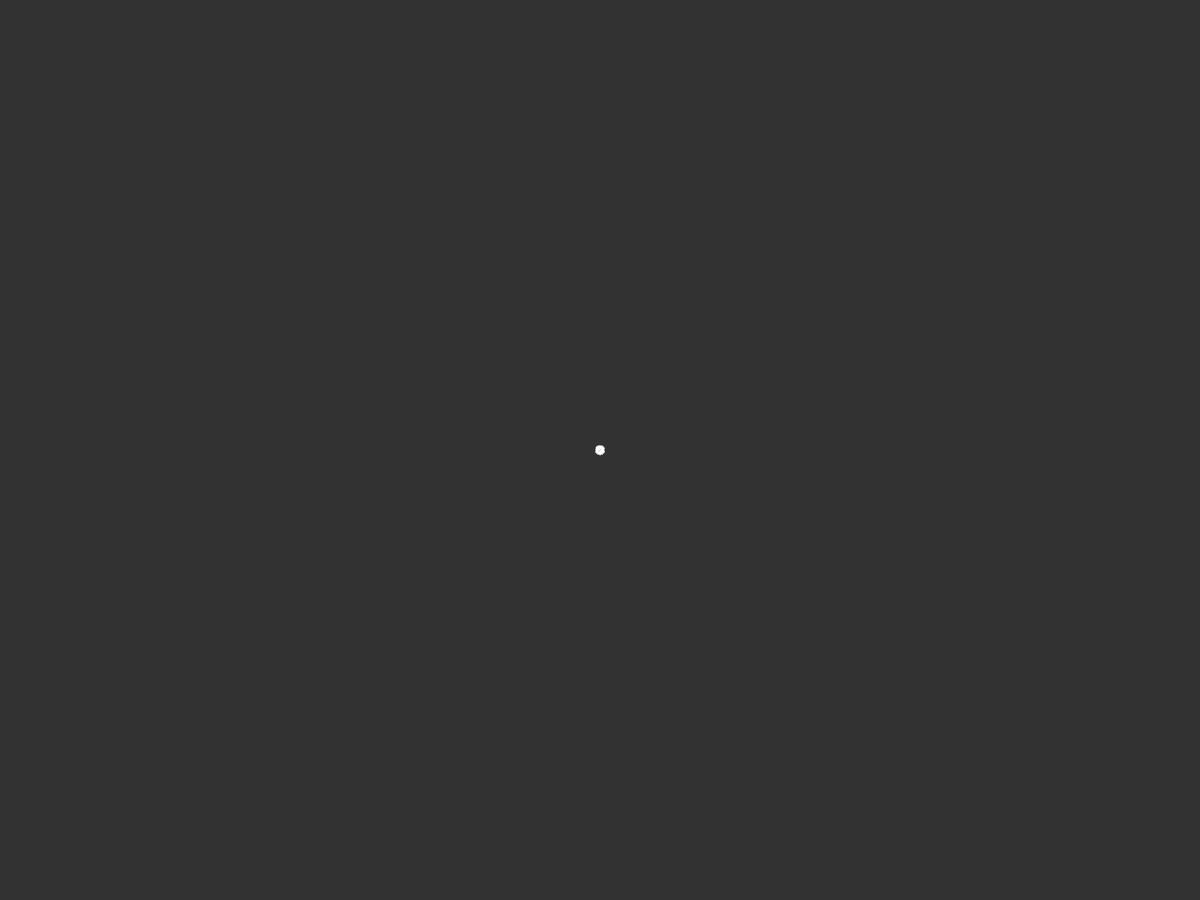
Frame 1 (no input)
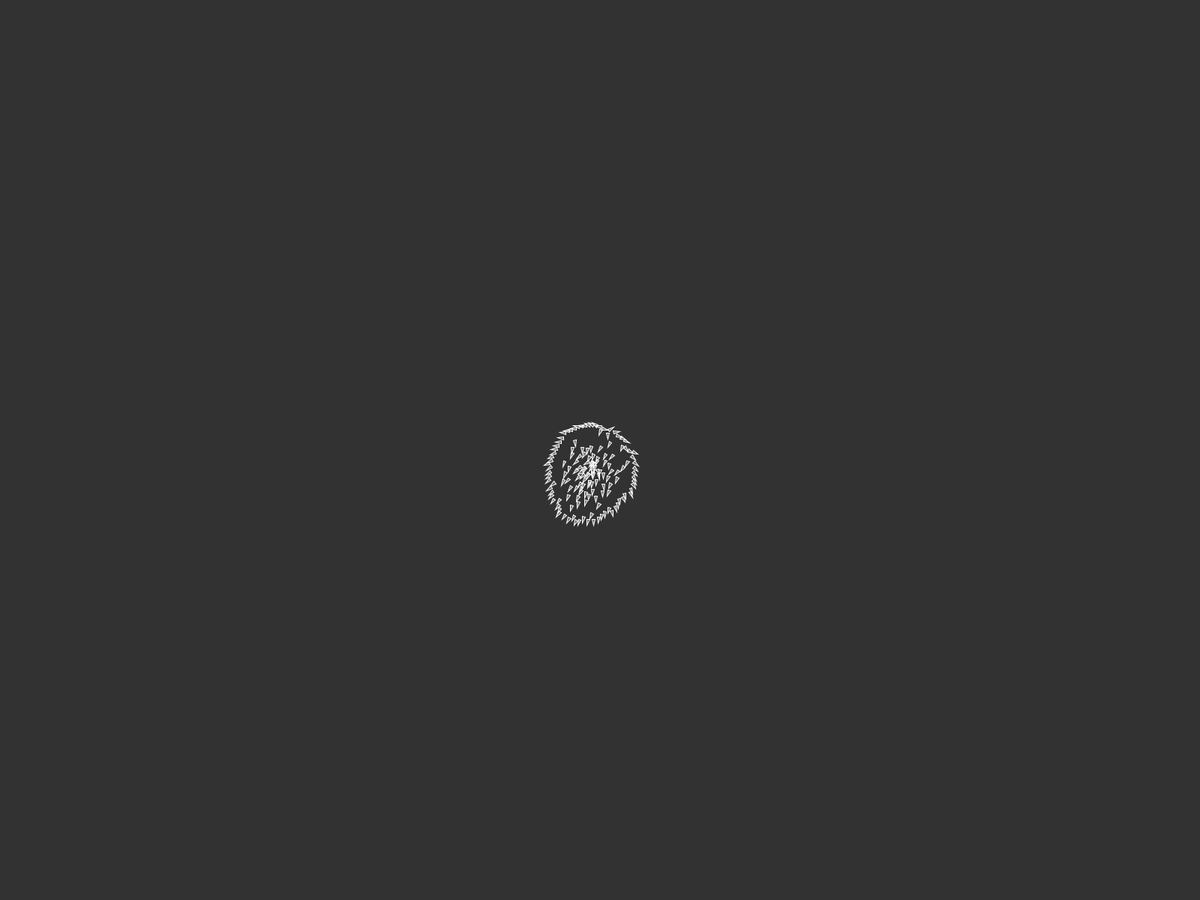
Frame 60 (the mouse pressed at the canvas centre just before this capture)
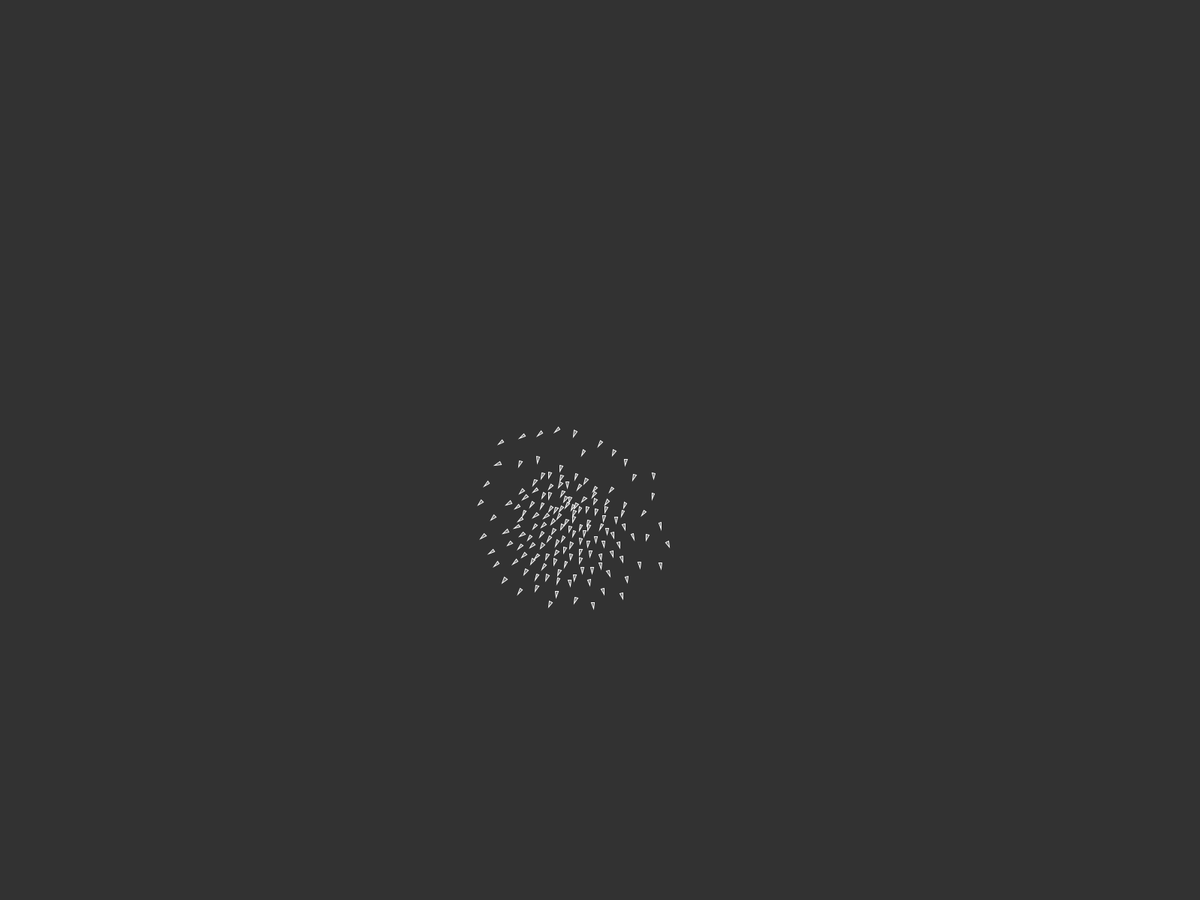
Frame 120 (the mouse held since frame 60 and released just before this capture)

The Processing sketch that drew these frames (run headless with seeded random() and noise(); from frame 60 on, the mouse is pressed at the canvas centre):

// Processing sketch: Flocking
// ── Flocking.pde
Flock flock;

void setup() {
  fullScreen();
  //size(640, 480);
  flock = new Flock();
  // Add an initial set of boids into the system
  for (int i = 0; i < 150; i++) {
    flock.addBoid(new Boid(width/2,height/2));
  }
}

void draw() {
  background(50);
  flock.run();
}

// Add a new boid into the System
void mousePressed() {
  flock.addBoid(new Boid(mouseX,mouseY));
}



// The Flock (a list of Boid objects)

class Flock {
  ArrayList<Boid> boids; // An ArrayList for all the boids

  Flock() {
    boids = new ArrayList<Boid>(); // Initialize the ArrayList
  }

  void run() {
    for (Boid b : boids) {
      b.run(boids);  // Passing the entire list of boids to each boid individually
    }
  }

  void addBoid(Boid b) {
    boids.add(b);
  }

}




// The Boid class

class Boid {

  PVector position;
  PVector velocity;
  PVector acceleration;
  float r;
  float maxforce;    // Maximum steering force
  float maxspeed;    // Maximum speed

    Boid(float x, float y) {
    acceleration = new PVector(0, 0);

    // This is a new PVector method not yet implemented in JS
    // velocity = PVector.random2D();

    // Leaving the code temporarily this way so that this example runs in JS
    float angle = random(TWO_PI);
    velocity = new PVector(cos(angle), sin(angle));

    position = new PVector(x, y);
    r = 2.0;
    maxspeed = 2;
    maxforce = 0.03;
  }

  void run(ArrayList<Boid> boids) {
    flock(boids);
    update();
    borders();
    render();
  }

  void applyForce(PVector force) {
    // We could add mass here if we want A = F / M
    acceleration.add(force);
  }

  // We accumulate a new acceleration each time based on three rules
  void flock(ArrayList<Boid> boids) {
    PVector sep = separate(boids);   // Separation
    PVector ali = align(boids);      // Alignment
    PVector coh = cohesion(boids);   // Cohesion
    // Arbitrarily weight these forces
    sep.mult(1.5);
    ali.mult(1.0);
    coh.mult(1.0);
    // Add the force vectors to acceleration
    applyForce(sep);
    applyForce(ali);
    applyForce(coh);
  }

  // Method to update position
  void update() {
    // Update velocity
    velocity.add(acceleration);
    // Limit speed
    velocity.limit(maxspeed);
    position.add(velocity);
    // Reset accelertion to 0 each cycle
    acceleration.mult(0);
  }

  // A method that calculates and applies a steering force towards a target
  // STEER = DESIRED MINUS VELOCITY
  PVector seek(PVector target) {
    PVector desired = PVector.sub(target, position);  // A vector pointing from the position to the target
    // Scale to maximum speed
    desired.normalize();
    desired.mult(maxspeed);

    // Above two lines of code below could be condensed with new PVector setMag() method
    // Not using this method until Processing.js catches up
    // desired.setMag(maxspeed);

    // Steering = Desired minus Velocity
    PVector steer = PVector.sub(desired, velocity);
    steer.limit(maxforce);  // Limit to maximum steering force
    return steer;
  }

  void render() {
    // Draw a triangle rotated in the direction of velocity
    float theta = velocity.heading2D() + radians(90);
    // heading2D() above is now heading() but leaving old syntax until Processing.js catches up
    
    fill(200, 100);
    stroke(255);
    pushMatrix();
    translate(position.x, position.y);
    rotate(theta);
    beginShape(TRIANGLES);
    vertex(0, -r*2);
    vertex(-r, r*2);
    vertex(r, r*2);
    endShape();
    popMatrix();
  }

  // Wraparound
  void borders() {
    if (position.x < -r) position.x = width+r;
    if (position.y < -r) position.y = height+r;
    if (position.x > width+r) position.x = -r;
    if (position.y > height+r) position.y = -r;
  }

  // Separation
  // Method checks for nearby boids and steers away
  PVector separate (ArrayList<Boid> boids) {
    float desiredseparation = 25.0f;
    PVector steer = new PVector(0, 0, 0);
    int count = 0;
    // For every boid in the system, check if it's too close
    for (Boid other : boids) {
      float d = PVector.dist(position, other.position);
      // If the distance is greater than 0 and less than an arbitrary amount (0 when you are yourself)
      if ((d > 0) && (d < desiredseparation)) {
        // Calculate vector pointing away from neighbor
        PVector diff = PVector.sub(position, other.position);
        diff.normalize();
        diff.div(d);        // Weight by distance
        steer.add(diff);
        count++;            // Keep track of how many
      }
    }
    // Average -- divide by how many
    if (count > 0) {
      steer.div((float)count);
    }

    // As long as the vector is greater than 0
    if (steer.mag() > 0) {
      // First two lines of code below could be condensed with new PVector setMag() method
      // Not using this method until Processing.js catches up
      // steer.setMag(maxspeed);

      // Implement Reynolds: Steering = Desired - Velocity
      steer.normalize();
      steer.mult(maxspeed);
      steer.sub(velocity);
      steer.limit(maxforce);
    }
    return steer;
  }

  // Alignment
  // For every nearby boid in the system, calculate the average velocity
  PVector align (ArrayList<Boid> boids) {
    float neighbordist = 50;
    PVector sum = new PVector(0, 0);
    int count = 0;
    for (Boid other : boids) {
      float d = PVector.dist(position, other.position);
      if ((d > 0) && (d < neighbordist)) {
        sum.add(other.velocity);
        count++;
      }
    }
    if (count > 0) {
      sum.div((float)count);
      // First two lines of code below could be condensed with new PVector setMag() method
      // Not using this method until Processing.js catches up
      // sum.setMag(maxspeed);

      // Implement Reynolds: Steering = Desired - Velocity
      sum.normalize();
      sum.mult(maxspeed);
      PVector steer = PVector.sub(sum, velocity);
      steer.limit(maxforce);
      return steer;
    } 
    else {
      return new PVector(0, 0);
    }
  }

  // Cohesion
  // For the average position (i.e. center) of all nearby boids, calculate steering vector towards that position
  PVector cohesion (ArrayList<Boid> boids) {
    float neighbordist = 50;
    PVector sum = new PVector(0, 0);   // Start with empty vector to accumulate all positions
    int count = 0;
    for (Boid other : boids) {
      float d = PVector.dist(position, other.position);
      if ((d > 0) && (d < neighbordist)) {
        sum.add(other.position); // Add position
        count++;
      }
    }
    if (count > 0) {
      sum.div(count);
      return seek(sum);  // Steer towards the position
    } 
    else {
      return new PVector(0, 0);
    }
  }
}
